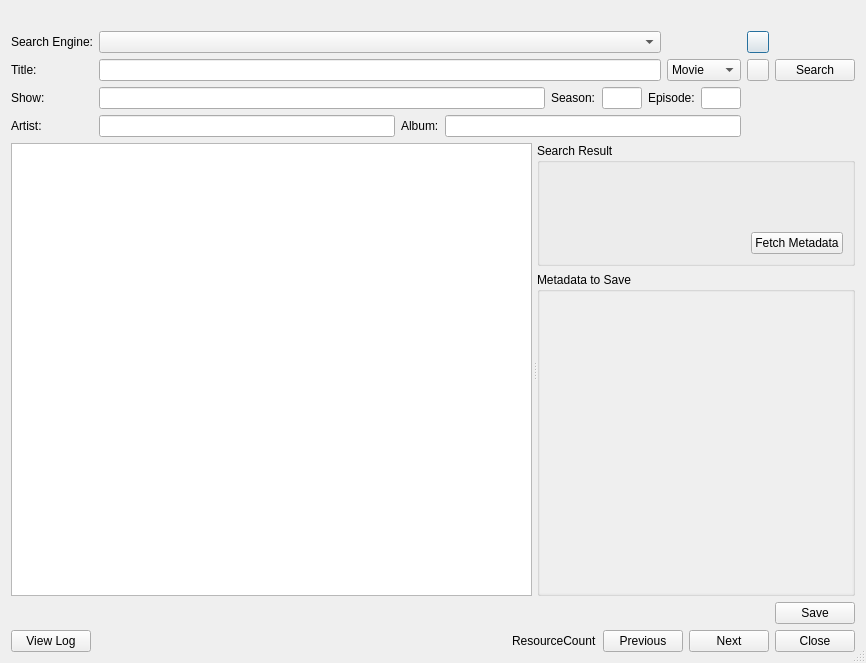
<?xml version="1.0" encoding="UTF-8"?>
<ui version="4.0">
 <class>FetcherDialog</class>
 <widget class="QDialog" name="FetcherDialog">
  <property name="geometry">
   <rect>
    <x>0</x>
    <y>0</y>
    <width>866</width>
    <height>663</height>
   </rect>
  </property>
  <property name="windowTitle">
   <string>Meta Data Fetcher</string>
  </property>
  <property name="sizeGripEnabled">
   <bool>true</bool>
  </property>
  <layout class="QVBoxLayout" name="verticalLayout_3">
   <item>
    <widget class="QLabel" name="labelDescription">
     <property name="enabled">
      <bool>true</bool>
     </property>
     <property name="text">
      <string notr="true"/>
     </property>
     <property name="wordWrap">
      <bool>true</bool>
     </property>
    </widget>
   </item>
   <item>
    <layout class="QGridLayout" name="gridLayout">
     <item row="0" column="0">
      <widget class="QLabel" name="labelSearchEngine">
       <property name="text">
        <string>Search Engine:</string>
       </property>
      </widget>
     </item>
     <item row="0" column="1">
      <widget class="KComboBox" name="comboBoxSearchEngine"/>
     </item>
     <item row="0" column="3">
      <widget class="QPushButton" name="buttonEngineSettings">
       <property name="minimumSize">
        <size>
         <width>22</width>
         <height>22</height>
        </size>
       </property>
       <property name="maximumSize">
        <size>
         <width>22</width>
         <height>22</height>
        </size>
       </property>
       <property name="text">
        <string notr="true"/>
       </property>
      </widget>
     </item>
     <item row="1" column="0">
      <widget class="QLabel" name="labelTitle">
       <property name="text">
        <string>Title:</string>
       </property>
      </widget>
     </item>
     <item row="1" column="1">
      <widget class="KLineEdit" name="lineEditTitle">
       <property name="sizePolicy">
        <sizepolicy hsizetype="Expanding" vsizetype="Preferred">
         <horstretch>0</horstretch>
         <verstretch>0</verstretch>
        </sizepolicy>
       </property>
       <property name="minimumSize">
        <size>
         <width>0</width>
         <height>0</height>
        </size>
       </property>
      </widget>
     </item>
     <item row="1" column="2">
      <widget class="KComboBox" name="cbSelectType">
       <property name="sizePolicy">
        <sizepolicy hsizetype="Minimum" vsizetype="Preferred">
         <horstretch>0</horstretch>
         <verstretch>0</verstretch>
        </sizepolicy>
       </property>
       <item>
        <property name="text">
         <string>Movie</string>
        </property>
       </item>
       <item>
        <property name="text">
         <string>TvShow</string>
        </property>
       </item>
      </widget>
     </item>
     <item row="1" column="3">
      <widget class="QPushButton" name="buttonSearchDetails">
       <property name="sizePolicy">
        <sizepolicy hsizetype="Minimum" vsizetype="Fixed">
         <horstretch>0</horstretch>
         <verstretch>0</verstretch>
        </sizepolicy>
       </property>
       <property name="minimumSize">
        <size>
         <width>22</width>
         <height>22</height>
        </size>
       </property>
       <property name="maximumSize">
        <size>
         <width>22</width>
         <height>22</height>
        </size>
       </property>
       <property name="text">
        <string notr="true"/>
       </property>
       <property name="iconSize">
        <size>
         <width>22</width>
         <height>22</height>
        </size>
       </property>
      </widget>
     </item>
     <item row="1" column="4">
      <widget class="QPushButton" name="buttonSearch">
       <property name="text">
        <string>Search</string>
       </property>
      </widget>
     </item>
     <item row="2" column="0">
      <widget class="QLabel" name="labelShow">
       <property name="text">
        <string>Show:</string>
       </property>
      </widget>
     </item>
     <item row="3" column="0">
      <widget class="QLabel" name="labelArtist">
       <property name="text">
        <string>Artist:</string>
       </property>
      </widget>
     </item>
     <item row="3" column="1" colspan="2">
      <layout class="QHBoxLayout" name="horizontalLayout_5">
       <item>
        <widget class="QLineEdit" name="lineEditArtist"/>
       </item>
       <item>
        <widget class="QLabel" name="labelAlbum">
         <property name="text">
          <string>Album:</string>
         </property>
        </widget>
       </item>
       <item>
        <widget class="QLineEdit" name="lineEditAlbum"/>
       </item>
      </layout>
     </item>
     <item row="2" column="1" colspan="2">
      <layout class="QHBoxLayout" name="horizontalLayout_3">
       <item>
        <widget class="QLineEdit" name="lineEditShow"/>
       </item>
       <item>
        <widget class="QLabel" name="labelSeason">
         <property name="text">
          <string>Season:</string>
         </property>
        </widget>
       </item>
       <item>
        <widget class="QLineEdit" name="lineEditSeason">
         <property name="minimumSize">
          <size>
           <width>40</width>
           <height>0</height>
          </size>
         </property>
         <property name="maximumSize">
          <size>
           <width>40</width>
           <height>16777215</height>
          </size>
         </property>
        </widget>
       </item>
       <item>
        <widget class="QLabel" name="labelEpisode">
         <property name="text">
          <string>Episode:</string>
         </property>
        </widget>
       </item>
       <item>
        <widget class="QLineEdit" name="lineEditEpisode">
         <property name="minimumSize">
          <size>
           <width>40</width>
           <height>0</height>
          </size>
         </property>
         <property name="maximumSize">
          <size>
           <width>40</width>
           <height>16777215</height>
          </size>
         </property>
        </widget>
       </item>
      </layout>
     </item>
    </layout>
   </item>
   <item>
    <widget class="QSplitter" name="splitter">
     <property name="sizePolicy">
      <sizepolicy hsizetype="Expanding" vsizetype="MinimumExpanding">
       <horstretch>0</horstretch>
       <verstretch>0</verstretch>
      </sizepolicy>
     </property>
     <property name="orientation">
      <enum>Qt::Horizontal</enum>
     </property>
     <property name="handleWidth">
      <number>5</number>
     </property>
     <widget class="QListView" name="searchResults"/>
     <widget class="QWidget" name="layoutWidget">
      <layout class="QVBoxLayout" name="verticalLayout_2">
       <item>
        <widget class="QGroupBox" name="groupBox">
         <property name="sizePolicy">
          <sizepolicy hsizetype="Preferred" vsizetype="Preferred">
           <horstretch>0</horstretch>
           <verstretch>0</verstretch>
          </sizepolicy>
         </property>
         <property name="title">
          <string>Search Result</string>
         </property>
         <layout class="QVBoxLayout" name="verticalLayout">
          <item>
           <widget class="QLabel" name="detailsTitle">
            <property name="font">
             <font>
              <weight>75</weight>
              <bold>true</bold>
             </font>
            </property>
            <property name="text">
             <string notr="true"/>
            </property>
            <property name="wordWrap">
             <bool>true</bool>
            </property>
           </widget>
          </item>
          <item>
           <widget class="QLabel" name="detailsText">
            <property name="text">
             <string notr="true"/>
            </property>
            <property name="wordWrap">
             <bool>true</bool>
            </property>
           </widget>
          </item>
          <item>
           <widget class="KUrlLabel" name="detailsUrl">
            <property name="text">
             <string/>
            </property>
            <property name="wordWrap">
             <bool>true</bool>
            </property>
           </widget>
          </item>
          <item>
           <layout class="QHBoxLayout" name="horizontalLayout_2">
            <item>
             <spacer name="horizontalSpacer_3">
              <property name="orientation">
               <enum>Qt::Horizontal</enum>
              </property>
              <property name="sizeHint" stdset="0">
               <size>
                <width>40</width>
                <height>20</height>
               </size>
              </property>
             </spacer>
            </item>
            <item>
             <widget class="QPushButton" name="buttonFetchMore">
              <property name="text">
               <string>Fetch Metadata</string>
              </property>
             </widget>
            </item>
           </layout>
          </item>
         </layout>
        </widget>
       </item>
       <item>
        <widget class="QGroupBox" name="groupBoxMetaData">
         <property name="sizePolicy">
          <sizepolicy hsizetype="Preferred" vsizetype="MinimumExpanding">
           <horstretch>0</horstretch>
           <verstretch>0</verstretch>
          </sizepolicy>
         </property>
         <property name="title">
          <string>Metadata to Save</string>
         </property>
         <layout class="QVBoxLayout" name="verticalLayout_4">
          <property name="spacing">
           <number>0</number>
          </property>
          <property name="margin">
           <number>0</number>
          </property>
          <item>
           <widget class="QScrollArea" name="scrollAreaMetaData">
            <property name="frameShape">
             <enum>QFrame::NoFrame</enum>
            </property>
            <property name="frameShadow">
             <enum>QFrame::Plain</enum>
            </property>
            <property name="lineWidth">
             <number>0</number>
            </property>
            <property name="horizontalScrollBarPolicy">
             <enum>Qt::ScrollBarAlwaysOff</enum>
            </property>
            <property name="widgetResizable">
             <bool>true</bool>
            </property>
            <widget class="QWidget" name="scrollAreaWidgetContents">
             <property name="geometry">
              <rect>
               <x>0</x>
               <y>0</y>
               <width>362</width>
               <height>279</height>
              </rect>
             </property>
             <layout class="QVBoxLayout" name="verticalLayout_5">
              <property name="spacing">
               <number>0</number>
              </property>
              <property name="margin">
               <number>0</number>
              </property>
              <item>
               <widget class="NepomukMetaDataExtractor::UI::MetaDataWidget" name="metaDataList" native="true"/>
              </item>
             </layout>
            </widget>
           </widget>
          </item>
         </layout>
        </widget>
       </item>
      </layout>
     </widget>
    </widget>
   </item>
   <item>
    <layout class="QHBoxLayout" name="horizontalLayout_4">
     <item>
      <widget class="QLabel" name="labelSearchResults">
       <property name="text">
        <string notr="true"/>
       </property>
      </widget>
     </item>
     <item>
      <spacer name="horizontalSpacer_4">
       <property name="orientation">
        <enum>Qt::Horizontal</enum>
       </property>
       <property name="sizeHint" stdset="0">
        <size>
         <width>40</width>
         <height>20</height>
        </size>
       </property>
      </spacer>
     </item>
     <item>
      <widget class="QPushButton" name="buttonSave">
       <property name="text">
        <string>Save</string>
       </property>
      </widget>
     </item>
    </layout>
   </item>
   <item>
    <layout class="QHBoxLayout" name="horizontalLayout">
     <item>
      <widget class="QPushButton" name="buttonLog">
       <property name="text">
        <string>View Log</string>
       </property>
      </widget>
     </item>
     <item>
      <spacer name="horizontalSpacer">
       <property name="orientation">
        <enum>Qt::Horizontal</enum>
       </property>
       <property name="sizeHint" stdset="0">
        <size>
         <width>40</width>
         <height>20</height>
        </size>
       </property>
      </spacer>
     </item>
     <item>
      <widget class="QLabel" name="labelResourceCount">
       <property name="text">
        <string>ResourceCount</string>
       </property>
      </widget>
     </item>
     <item>
      <widget class="QPushButton" name="buttonPrevious">
       <property name="text">
        <string>Previous</string>
       </property>
      </widget>
     </item>
     <item>
      <widget class="QPushButton" name="buttonNext">
       <property name="text">
        <string>Next</string>
       </property>
      </widget>
     </item>
     <item>
      <widget class="KPushButton" name="buttonCancel">
       <property name="enabled">
        <bool>true</bool>
       </property>
       <property name="text">
        <string>Close</string>
       </property>
      </widget>
     </item>
    </layout>
   </item>
  </layout>
 </widget>
 <customwidgets>
  <customwidget>
   <class>KComboBox</class>
   <extends>QComboBox</extends>
   <header>kcombobox.h</header>
  </customwidget>
  <customwidget>
   <class>KLineEdit</class>
   <extends>QLineEdit</extends>
   <header>klineedit.h</header>
  </customwidget>
  <customwidget>
   <class>KUrlLabel</class>
   <extends>QLabel</extends>
   <header>kurllabel.h</header>
  </customwidget>
  <customwidget>
   <class>KPushButton</class>
   <extends>QPushButton</extends>
   <header>kpushbutton.h</header>
  </customwidget>
  <customwidget>
   <class>NepomukMetaDataExtractor::UI::MetaDataWidget</class>
   <extends>QWidget</extends>
   <header>ui/metadatawidget.h</header>
   <container>1</container>
  </customwidget>
 </customwidgets>
 <resources/>
 <connections>
  <connection>
   <sender>buttonEngineSettings</sender>
   <signal>clicked()</signal>
   <receiver>FetcherDialog</receiver>
   <slot>openSettings()</slot>
   <hints>
    <hint type="sourcelabel">
     <x>781</x>
     <y>37</y>
    </hint>
    <hint type="destinationlabel">
     <x>778</x>
     <y>-9</y>
    </hint>
   </hints>
  </connection>
 </connections>
 <slots>
  <slot>openSettings()</slot>
 </slots>
</ui>
